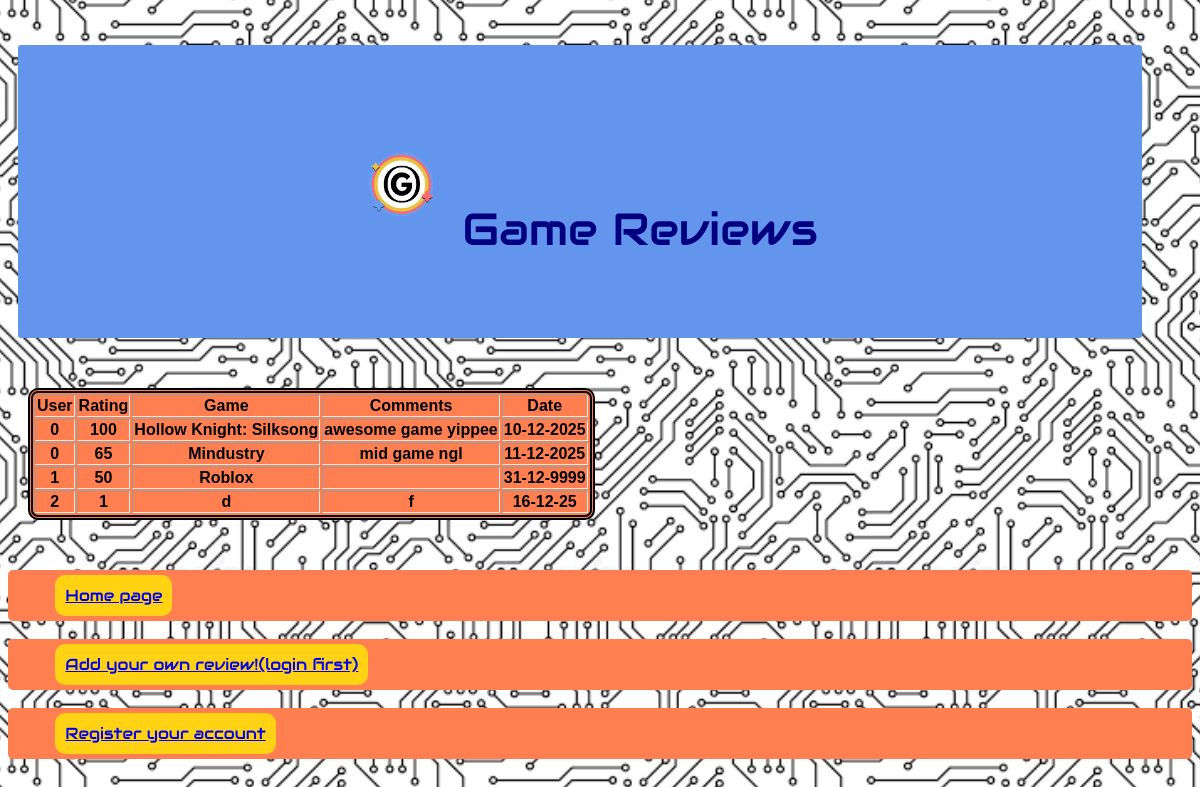
Page /templates/reviews.html on the committed database.
### tables this page shows
CREATE TABLE `Reviews` (`id` INTEGER PRIMARY KEY AUTOINCREMENT NOT NULL, "uid" INTEGER NOT NULL, `game` TEXT NOT NULL, `rating` INTEGER NOT NULL, `comment` TEXT, `date` TEXT NOT NULL);

### main.py (the view)
@app.route("/templates/reviews.html")
def reviews():
    game = 'Hollow Knight'
    gamereviews = fetchdb()
    gamereviews = gamereviews.execute("SELECT * from Reviews").fetchall()
    return render_template("reviews.html", reviewtable=gamereviews)

### db.py (called while the page is built)
def fetchdb():
    db = sqlite3.connect(".database/reviews.db")
    db.row_factory = sqlite3.Row
    return db

### templates/reviews.html (shortened to what this page needs)
<!DOCTYPE HTML>
<html lang="en">
<link rel="stylesheet" href="/static/css/main.css">
    <head>
        <p class="banner"> <img src="/static/images/icon-nobg.png" class="logo">Game Reviews
        </p>
        <table border="1">
            <thead>
                <tr>
                    <th>User</th>
                    <th>Rating</th>
                    <th>Game</th>
                    <th>Comments</th>
                    <th>Date</th>
                </tr>
            </thead>
            <tbody>
                {% for review in reviewtable %}
                    <tr>
                        <th>{{ review['uid']      }}</th>
                        <th>{{ review['rating']   }}</th>
                        <th>{{ review['game']     }}</th>
                        <th>{{ review['comment']  }}</th>
                        <th>{{ review['date']     }}</th>
                    </tr>
                {% endfor %}
            </tbody>
        </table>
    </head>
    <body>
        <div><a href="/">Home page</a></div><br>
        <div><a href="/templates/login.html">Add your own review!(login first)</a></div><br>
        <div><a href="/templates/register.html">Register your account</a></div>
    </body>
</html>

### static/css/main.css (style rules this page uses)
.logo { padding: 10px; height:80px; margin:10px; }
table { margin: 50px 20px; border-radius: 10px; border-color: black; border-block-width: 5px; border: 5px; border-style:double; font-family:Arial, Helvetica, sans-serif; background-color:coral; }
a { background-color:rgba(255, 238, 0, 0.757); border-radius: 10px; width: 5cm; font-family: 'Audiowide'; padding: 10px; margin: 4%; display: indent; }
.banner { background-color:cornflowerblue; width: device-width; padding: 80px; font-family: Audiowide ; color: navy; text-align: center; font-size: 45px; border-top: 50px; border-width: 50px; border-bottom: 20px; border-top-color: darkorange; border-bottom-color: darkorange; }
div { display: indent; background-color: coral; border-radius: 5px; padding: 15px 0px; }
p { font-family:'Audiowide'; color:navy; background-color: dodgerblue; margin-left: 10px; margin-right: 50px; padding: 5px 0px; border-radius: 3px; }
html { background-color: rgba(235, 255, 14, 0.592); background-repeat: repeat; background-size: 10cm; }

### rows in the picture
Reviews: uid "0", rating "100", game "Hollow Knight: Silksong", comment "awesome game yippee", date "10-12-2025"
Reviews: uid "0", rating "65", game "Mindustry", comment "mid game ngl", date "11-12-2025"
Reviews: uid "1", rating "50", game "Roblox", date "31-12-9999"
Reviews: uid "2", rating "1", game "d", comment "f", date "16-12-25"
